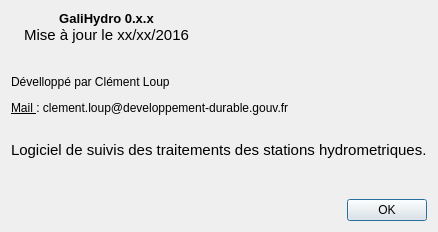
<?xml version="1.0" encoding="UTF-8"?>
<ui version="4.0">
 <class>aPropos</class>
 <widget class="QDialog" name="aPropos">
  <property name="windowModality">
   <enum>Qt::WindowModal</enum>
  </property>
  <property name="geometry">
   <rect>
    <x>0</x>
    <y>0</y>
    <width>423</width>
    <height>232</height>
   </rect>
  </property>
  <property name="windowTitle">
   <string>A Propos...</string>
  </property>
  <layout class="QVBoxLayout" name="verticalLayout">
   <item>
    <layout class="QHBoxLayout" name="horizontalLayout">
     <property name="bottomMargin">
      <number>25</number>
     </property>
     <item>
      <widget class="QLabel" name="label_3">
       <property name="text">
        <string/>
       </property>
       <property name="textFormat">
        <enum>Qt::RichText</enum>
       </property>
       <property name="pixmap">
        <pixmap>galiHydro2.png</pixmap>
       </property>
       <property name="scaledContents">
        <bool>true</bool>
       </property>
      </widget>
     </item>
     <item>
      <widget class="QLabel" name="label_2">
       <property name="font">
        <font>
         <pointsize>11</pointsize>
        </font>
       </property>
       <property name="text">
        <string>&lt;html&gt;&lt;head/&gt;&lt;body&gt;&lt;p align=&quot;center&quot;&gt;&lt;span style=&quot; font-size:10pt; font-weight:600;&quot;&gt;GaliHydro 0.x.x&lt;/span&gt;&lt;span style=&quot; font-size:10pt;&quot;&gt;&lt;br/&gt;&lt;/span&gt;Mise à jour le xx/xx/2016&lt;/p&gt;&lt;/body&gt;&lt;/html&gt;</string>
       </property>
       <property name="textFormat">
        <enum>Qt::RichText</enum>
       </property>
      </widget>
     </item>
     <item>
      <spacer name="horizontalSpacer">
       <property name="orientation">
        <enum>Qt::Horizontal</enum>
       </property>
       <property name="sizeHint" stdset="0">
        <size>
         <width>40</width>
         <height>20</height>
        </size>
       </property>
      </spacer>
     </item>
    </layout>
   </item>
   <item>
    <widget class="QLabel" name="label">
     <property name="text">
      <string>&lt;html&gt;&lt;head/&gt;&lt;body&gt;&lt;p&gt;&lt;span style=&quot; font-size:9pt;&quot;&gt;Dévelloppé par Clément Loup&lt;/span&gt;&lt;/p&gt;&lt;p&gt;&lt;span style=&quot; font-size:9pt; text-decoration: underline;&quot;&gt;Mail &lt;/span&gt;&lt;span style=&quot; font-size:9pt;&quot;&gt;: clement.loup@developpement-durable.gouv.fr&lt;/span&gt;&lt;br/&gt;&lt;/p&gt;&lt;p&gt;&lt;span style=&quot; font-size:11pt;&quot;&gt;Logiciel de suivis des traitements des stations hydrometriques.&lt;/span&gt;&lt;/p&gt;&lt;/body&gt;&lt;/html&gt;</string>
     </property>
     <property name="textFormat">
      <enum>Qt::RichText</enum>
     </property>
    </widget>
   </item>
   <item>
    <spacer name="verticalSpacer">
     <property name="orientation">
      <enum>Qt::Vertical</enum>
     </property>
     <property name="sizeHint" stdset="0">
      <size>
       <width>20</width>
       <height>0</height>
      </size>
     </property>
    </spacer>
   </item>
   <item>
    <widget class="QDialogButtonBox" name="buttonBox">
     <property name="orientation">
      <enum>Qt::Horizontal</enum>
     </property>
     <property name="standardButtons">
      <set>QDialogButtonBox::Ok</set>
     </property>
    </widget>
   </item>
  </layout>
 </widget>
 <resources/>
 <connections>
  <connection>
   <sender>buttonBox</sender>
   <signal>accepted()</signal>
   <receiver>aPropos</receiver>
   <slot>accept()</slot>
   <hints>
    <hint type="sourcelabel">
     <x>248</x>
     <y>254</y>
    </hint>
    <hint type="destinationlabel">
     <x>157</x>
     <y>274</y>
    </hint>
   </hints>
  </connection>
  <connection>
   <sender>buttonBox</sender>
   <signal>rejected()</signal>
   <receiver>aPropos</receiver>
   <slot>reject()</slot>
   <hints>
    <hint type="sourcelabel">
     <x>316</x>
     <y>260</y>
    </hint>
    <hint type="destinationlabel">
     <x>286</x>
     <y>274</y>
    </hint>
   </hints>
  </connection>
 </connections>
</ui>
